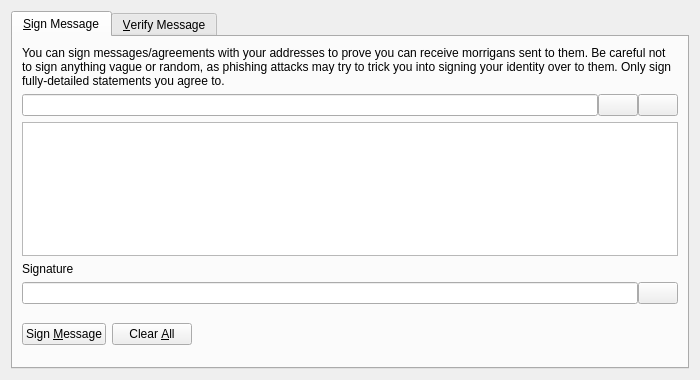
<?xml version="1.0" encoding="UTF-8"?>
<ui version="4.0">
 <class>SignVerifyMessageDialog</class>
 <widget class="QDialog" name="SignVerifyMessageDialog">
  <property name="geometry">
   <rect>
    <x>0</x>
    <y>0</y>
    <width>700</width>
    <height>380</height>
   </rect>
  </property>
  <property name="windowTitle">
   <string>Signatures - Sign / Verify a Message</string>
  </property>
  <property name="modal">
   <bool>true</bool>
  </property>
  <layout class="QVBoxLayout" name="verticalLayout">
   <item>
    <widget class="QTabWidget" name="tabWidget">
     <property name="currentIndex">
      <number>0</number>
     </property>
     <widget class="QWidget" name="tabSignMessage">
      <attribute name="title">
       <string>&amp;Sign Message</string>
      </attribute>
      <layout class="QVBoxLayout" name="verticalLayout_SM">
       <item>
        <widget class="QLabel" name="infoLabel_SM">
         <property name="text">
          <string>You can sign messages/agreements with your addresses to prove you can receive morrigans sent to them. Be careful not to sign anything vague or random, as phishing attacks may try to trick you into signing your identity over to them. Only sign fully-detailed statements you agree to.</string>
         </property>
         <property name="textFormat">
          <enum>Qt::PlainText</enum>
         </property>
         <property name="wordWrap">
          <bool>true</bool>
         </property>
        </widget>
       </item>
       <item>
        <layout class="QHBoxLayout" name="horizontalLayout_1_SM">
         <property name="spacing">
          <number>0</number>
         </property>
         <item>
          <widget class="QValidatedLineEdit" name="addressIn_SM">
           <property name="toolTip">
            <string>The Morrigan address to sign the message with</string>
           </property>
          </widget>
         </item>
         <item>
          <widget class="QPushButton" name="addressBookButton_SM">
           <property name="toolTip">
            <string>Choose previously used address</string>
           </property>
           <property name="text">
            <string/>
           </property>
           <property name="icon">
            <iconset resource="../morrigan.qrc">
             <normaloff>:/icons/address-book</normaloff>:/icons/address-book</iconset>
           </property>
           <property name="shortcut">
            <string>Alt+A</string>
           </property>
           <property name="autoDefault">
            <bool>false</bool>
           </property>
          </widget>
         </item>
         <item>
          <widget class="QPushButton" name="pasteButton_SM">
           <property name="toolTip">
            <string>Paste address from clipboard</string>
           </property>
           <property name="text">
            <string/>
           </property>
           <property name="icon">
            <iconset resource="../morrigan.qrc">
             <normaloff>:/icons/editpaste</normaloff>:/icons/editpaste</iconset>
           </property>
           <property name="shortcut">
            <string>Alt+P</string>
           </property>
           <property name="autoDefault">
            <bool>false</bool>
           </property>
          </widget>
         </item>
        </layout>
       </item>
       <item>
        <widget class="QPlainTextEdit" name="messageIn_SM">
         <property name="toolTip">
          <string>Enter the message you want to sign here</string>
         </property>
        </widget>
       </item>
       <item>
        <widget class="QLabel" name="signatureLabel_SM">
         <property name="text">
          <string>Signature</string>
         </property>
         <property name="textFormat">
          <enum>Qt::PlainText</enum>
         </property>
        </widget>
       </item>
       <item>
        <layout class="QHBoxLayout" name="horizontalLayout_2_SM">
         <property name="spacing">
          <number>0</number>
         </property>
         <item>
          <widget class="QLineEdit" name="signatureOut_SM">
           <property name="font">
            <font>
             <italic>true</italic>
            </font>
           </property>
           <property name="readOnly">
            <bool>true</bool>
           </property>
          </widget>
         </item>
         <item>
          <widget class="QPushButton" name="copySignatureButton_SM">
           <property name="toolTip">
            <string>Copy the current signature to the system clipboard</string>
           </property>
           <property name="text">
            <string/>
           </property>
           <property name="icon">
            <iconset resource="../morrigan.qrc">
             <normaloff>:/icons/editcopy</normaloff>:/icons/editcopy</iconset>
           </property>
           <property name="autoDefault">
            <bool>false</bool>
           </property>
          </widget>
         </item>
        </layout>
       </item>
       <item>
        <layout class="QHBoxLayout" name="horizontalLayout_3_SM">
         <item>
          <widget class="QPushButton" name="signMessageButton_SM">
           <property name="toolTip">
            <string>Sign the message to prove you own this Morrigan address</string>
           </property>
           <property name="text">
            <string>Sign &amp;Message</string>
           </property>
           <property name="icon">
            <iconset resource="../morrigan.qrc">
             <normaloff>:/icons/edit</normaloff>:/icons/edit</iconset>
           </property>
           <property name="autoDefault">
            <bool>false</bool>
           </property>
          </widget>
         </item>
         <item>
          <widget class="QPushButton" name="clearButton_SM">
           <property name="toolTip">
            <string>Reset all sign message fields</string>
           </property>
           <property name="text">
            <string>Clear &amp;All</string>
           </property>
           <property name="icon">
            <iconset resource="../morrigan.qrc">
             <normaloff>:/icons/remove</normaloff>:/icons/remove</iconset>
           </property>
           <property name="autoDefault">
            <bool>false</bool>
           </property>
          </widget>
         </item>
         <item>
          <spacer name="horizontalSpacer_1_SM">
           <property name="orientation">
            <enum>Qt::Horizontal</enum>
           </property>
           <property name="sizeHint" stdset="0">
            <size>
             <width>40</width>
             <height>48</height>
            </size>
           </property>
          </spacer>
         </item>
         <item>
          <widget class="QLabel" name="statusLabel_SM">
           <property name="font">
            <font>
             <weight>75</weight>
             <bold>true</bold>
            </font>
           </property>
           <property name="text">
            <string/>
           </property>
           <property name="wordWrap">
            <bool>true</bool>
           </property>
          </widget>
         </item>
         <item>
          <spacer name="horizontalSpacer_2_SM">
           <property name="orientation">
            <enum>Qt::Horizontal</enum>
           </property>
           <property name="sizeHint" stdset="0">
            <size>
             <width>40</width>
             <height>48</height>
            </size>
           </property>
          </spacer>
         </item>
        </layout>
       </item>
      </layout>
     </widget>
     <widget class="QWidget" name="tabVerifyMessage">
      <attribute name="title">
       <string>&amp;Verify Message</string>
      </attribute>
      <layout class="QVBoxLayout" name="verticalLayout_VM">
       <item>
        <widget class="QLabel" name="infoLabel_VM">
         <property name="text">
          <string>Enter the receiver's address, message (ensure you copy line breaks, spaces, tabs, etc. exactly) and signature below to verify the message. Be careful not to read more into the signature than what is in the signed message itself, to avoid being tricked by a man-in-the-middle attack. Note that this only proves the signing party receives with the address, it cannot prove sendership of any transaction!</string>
         </property>
         <property name="textFormat">
          <enum>Qt::PlainText</enum>
         </property>
         <property name="alignment">
          <set>Qt::AlignLeading|Qt::AlignLeft|Qt::AlignTop</set>
         </property>
         <property name="wordWrap">
          <bool>true</bool>
         </property>
        </widget>
       </item>
       <item>
        <layout class="QHBoxLayout" name="horizontalLayout_1_VM">
         <property name="spacing">
          <number>0</number>
         </property>
         <item>
          <widget class="QValidatedLineEdit" name="addressIn_VM">
           <property name="toolTip">
            <string>The Morrigan address the message was signed with</string>
           </property>
          </widget>
         </item>
         <item>
          <widget class="QPushButton" name="addressBookButton_VM">
           <property name="toolTip">
            <string>Choose previously used address</string>
           </property>
           <property name="text">
            <string/>
           </property>
           <property name="icon">
            <iconset resource="../morrigan.qrc">
             <normaloff>:/icons/address-book</normaloff>:/icons/address-book</iconset>
           </property>
           <property name="shortcut">
            <string>Alt+A</string>
           </property>
           <property name="autoDefault">
            <bool>false</bool>
           </property>
          </widget>
         </item>
        </layout>
       </item>
       <item>
        <widget class="QPlainTextEdit" name="messageIn_VM"/>
       </item>
       <item>
        <widget class="QValidatedLineEdit" name="signatureIn_VM"/>
       </item>
       <item>
        <layout class="QHBoxLayout" name="horizontalLayout_2_VM">
         <item>
          <widget class="QPushButton" name="verifyMessageButton_VM">
           <property name="toolTip">
            <string>Verify the message to ensure it was signed with the specified Morrigan address</string>
           </property>
           <property name="text">
            <string>Verify &amp;Message</string>
           </property>
           <property name="icon">
            <iconset resource="../morrigan.qrc">
             <normaloff>:/icons/transaction_0</normaloff>:/icons/transaction_0</iconset>
           </property>
           <property name="autoDefault">
            <bool>false</bool>
           </property>
          </widget>
         </item>
         <item>
          <widget class="QPushButton" name="clearButton_VM">
           <property name="toolTip">
            <string>Reset all verify message fields</string>
           </property>
           <property name="text">
            <string>Clear &amp;All</string>
           </property>
           <property name="icon">
            <iconset resource="../morrigan.qrc">
             <normaloff>:/icons/remove</normaloff>:/icons/remove</iconset>
           </property>
           <property name="autoDefault">
            <bool>false</bool>
           </property>
          </widget>
         </item>
         <item>
          <spacer name="horizontalSpacer_1_VM">
           <property name="orientation">
            <enum>Qt::Horizontal</enum>
           </property>
           <property name="sizeHint" stdset="0">
            <size>
             <width>40</width>
             <height>48</height>
            </size>
           </property>
          </spacer>
         </item>
         <item>
          <widget class="QLabel" name="statusLabel_VM">
           <property name="font">
            <font>
             <weight>75</weight>
             <bold>true</bold>
            </font>
           </property>
           <property name="text">
            <string/>
           </property>
           <property name="wordWrap">
            <bool>true</bool>
           </property>
          </widget>
         </item>
         <item>
          <spacer name="horizontalSpacer_2_VM">
           <property name="orientation">
            <enum>Qt::Horizontal</enum>
           </property>
           <property name="sizeHint" stdset="0">
            <size>
             <width>40</width>
             <height>48</height>
            </size>
           </property>
          </spacer>
         </item>
        </layout>
       </item>
      </layout>
     </widget>
    </widget>
   </item>
  </layout>
 </widget>
 <customwidgets>
  <customwidget>
   <class>QValidatedLineEdit</class>
   <extends>QLineEdit</extends>
   <header>qvalidatedlineedit.h</header>
  </customwidget>
 </customwidgets>
 <resources>
  <include location="../morrigan.qrc"/>
 </resources>
 <connections/>
</ui>
